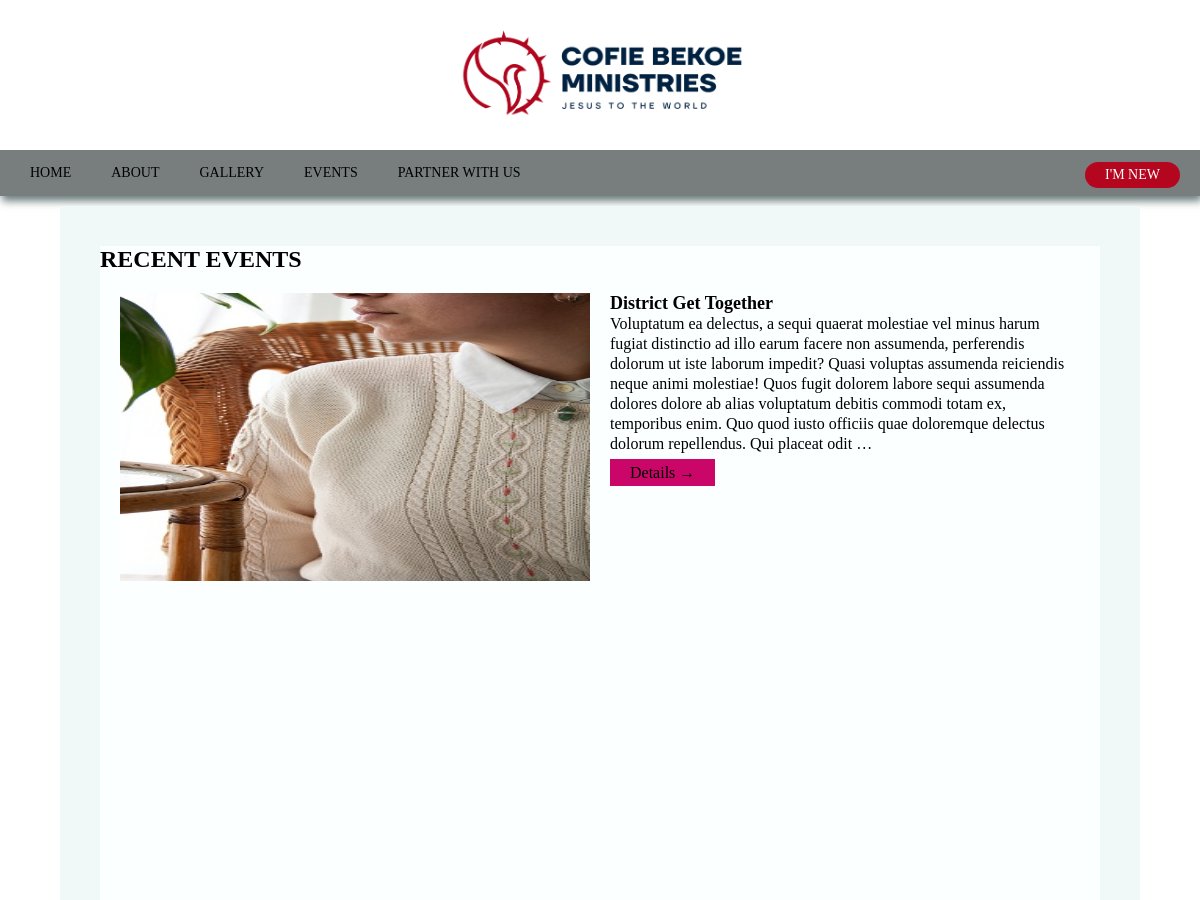
The page /church/events (upper part) on the database as committed earlier.
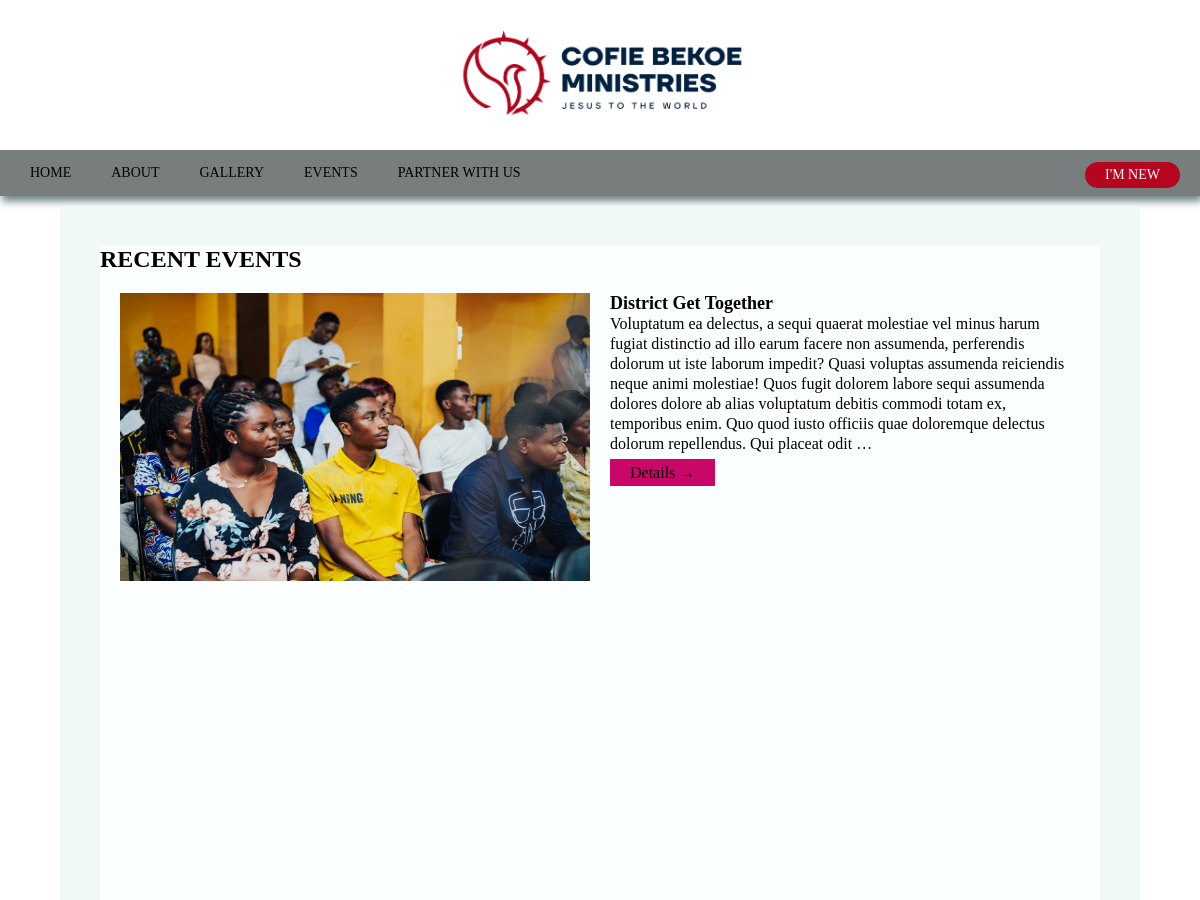
The same page on the database as committed later.
### churchweb/models.py (models this page shows, shortened)
class RecentEvents(models.Model):
    event = models.ForeignKey(Events, on_delete=models.CASCADE)
    event_details = models.TextField()
    image = models.ImageField(upload_to = "media/img")
    date = models.DateTimeField(auto_now_add=True)
    class Meta:
        verbose_name = _("Recent Event")
        verbose_name_plural = _("Recent Events")

class Events(models.Model):
    STATUS_CHOICE = (
        ("normal", "N"),
        ("major", "M")
    )
    name = models.CharField(max_length=256)
    event_type=models.CharField(choices=STATUS_CHOICE, max_length=120, default="N")
    event_date = models.DateField()
    rsvp = models.ForeignKey(RSVP, on_delete=models.RESTRICT)
    event_poster = models.ImageField(upload_to = "media/img")
    time = models.TimeField(blank=True, null=True)
    from_time = models.TimeField(blank=True, null=True)
    to_time = models.TimeField(blank=True, null=True)
    venue = models.CharField(max_length=256)
    status = models.BooleanField(default=False)
    class Meta:
        verbose_name = _("Event")
        verbose_name_plural = _("Events")

### churchweb/views.py (the view)
# urls.py: path('church/events', events, name = 'events' ),
def events(request):
    rsvp = RSVP.objects.all()
    events_ = Events.objects.filter(status=False).order_by("-event_date")
    recents = RecentEvents.objects.all().order_by("-date")[:2]
    context = {
        'events': events_,
        "recents":recents,
    }
    return render(request, 'events.html', context)

### templates/events.html (shortened to what this page needs)
{% extends 'index.html' %}
{% load static %}
    {% block content %}
    <link rel="stylesheet" href="{% static 'css/events.css' %}">
        <main class="events-section" id="main-body">
            <section class="events">
                <h1>RECENT EVENTS</h1>
                <div class="recent-events-session">
                    {% for event_ in recents %}
                    {% if event_ %}
                    <div class="recent-events-one">
                        <img class="fade-in" src="{{event_.image.url}}" alt="event image left">
                        <div class="option-two fade-in">
                            <h2>{{event_.event.name}}</h2>
                            <p>{{event_.event_details | truncatewords:60}}</p>
                            <a href="#">Details &rarr;</a>
                        </div>
                    </div>
                    {% endif %}
                    {% endfor %}
                </div>
            </section>
        </main>
    {% endblock content %}

Rows that differ between the two databases and show on the page:
changed RecentEvents "District Get Together": image: a different picture
